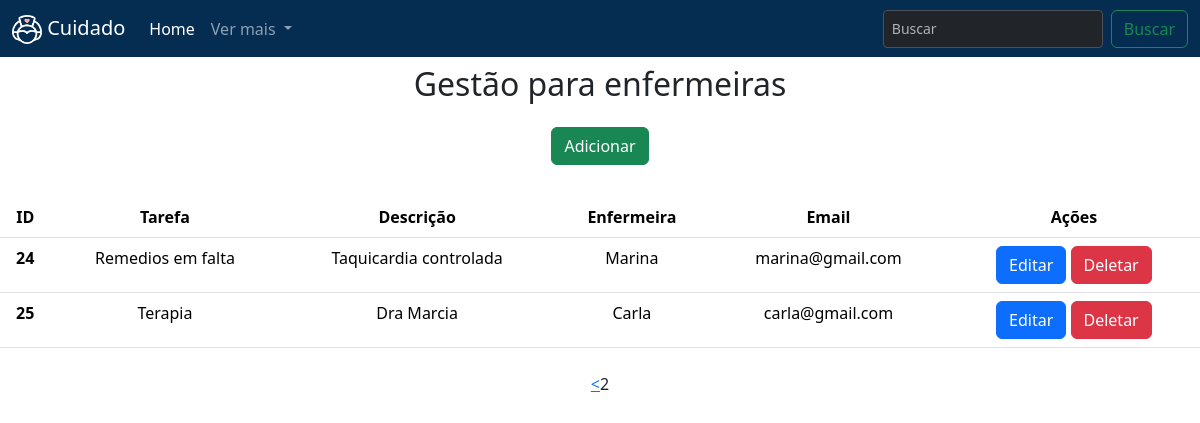
Screenshot of /?page=2 with the database file from the repository.
### app/models.py (models this page shows)
class Tarefa(models.Model):
    titulo = models.CharField(max_length=150)
    descricao = models.CharField(max_length=150)
    enfermeira = models.CharField(max_length=50)
    email = models.EmailField(max_length=100)

### app/views.py (the view)
# urls.py: path('', home, name='home'),
def home(request):
    data = {}
    all = Tarefa.objects.all()
    paginator = Paginator(all, 3)
    pages = request.GET.get('page')
    data['db'] = paginator.get_page(pages)
    return render(request, 'index.html', data)

### cuidado/templates/index.html (shortened to what this page needs)
<!DOCTYPE html>
<html lang="en">
<head>
  <link href="https://cdn.jsdelivr.net/npm/bootstrap@5.3.3/dist/css/bootstrap.min.css" rel="stylesheet">
</head>
<body>
<nav class="navbar navbar-expand-lg" style="background-color: #052d52;" data-bs-theme="dark">
  <div class="container-fluid">
    {% load static %}
    <a class="navbar-brand" href="">
        <img src="{% static 'img/tis.png' %}" style="width: 30px; height: auto;" alt="Logo" />
        Cuidado
    </a>
    <div class="collapse navbar-collapse" id="navbarSupportedContent">
      <ul class="navbar-nav me-auto mb-2 mb-lg-0">
        <li class="nav-item">
          <a class="nav-link active" aria-current="page" href="#">Home</a>
        </li>
        <li class="nav-item dropdown">
          <a class="nav-link dropdown-toggle" href="#" role="button" data-bs-toggle="dropdown" aria-expanded="false">
            Ver mais
          </a>
        </li>
      </ul>
     <form class="d-flex" role="search">
        <input class="form-control form-control-sm me-2" type="search" placeholder="Buscar" aria-label="Buscar">
        <button class="btn btn-outline-success" type="submit">Buscar</button>
    </form>
    </div>
  </div>
</nav>
    <div class="col-8 m-auto pt-2 pb-2 text-center">
      <h2>Gestão para enfermeiras</h2>
    </div>
<div class="col 8 m-auto pt-2 pb-2 text-center">
  <a href="/forms" class="btn btn-success">Adicionar</a>
</div>
<div class="col 8 m-auto pt-4 pb-2 text-center">
  <table class="table">
  <thead class="thead-dark">
    <tr>
      <th scope="col">ID</th>
      <th scope="col">Tarefa</th>
      <th scope="col">Descrição</th>
      <th scope="col">Enfermeira</th>
      <th scope="col">Email</th>
      <th scope="col">Ações</th>
    </tr>
  </thead>
  <tbody>
  {% for dbs in db %}
    <tr>
      <th scope="row">{{dbs.id}}</th>
      <td>{{dbs.titulo}}</td>
      <td>{{dbs.descricao}}</td>
      <td>{{dbs.enfermeira}}</td>
      <td>{{dbs.email}}</td>
      <td>
          <a href="/edit/{{dbs.id}}/" class="btn btn-primary">Editar</a>
          <a href="/delete/{{dbs.id}}/" class="btn btn-danger btnDel">Deletar</a>
      </td>
    </tr>
  {% endfor %}
  </tbody>
</table>
</div>
<div class="pagination" style="display: flex; justify-content: center;">
  {% if db.has_previous %}
    <a href="?page={{ db.previous_page_number }}"> < </a>
  {% endif %}
  {{ db.number }}
</div>
  {% load static %}
</body>
</html>

### rows the page displays
Tarefa: id "24", titulo "Remedios em falta", descricao "Taquicardia controlada", enfermeira "Marina", email "marina@gmail.com"
Tarefa: id "25", titulo "Terapia", descricao "Dra Marcia", enfermeira "Carla", email "carla@gmail.com"

### other values shown
{{ db.number }} "2"
